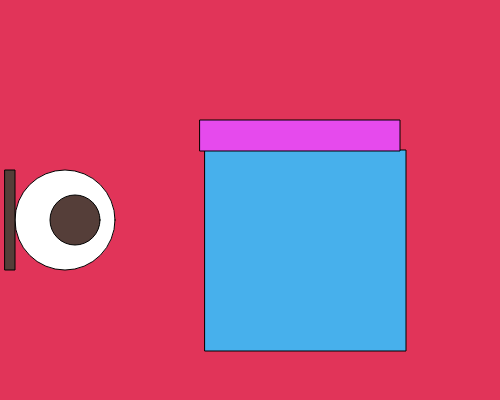
Frame 1 (no input)
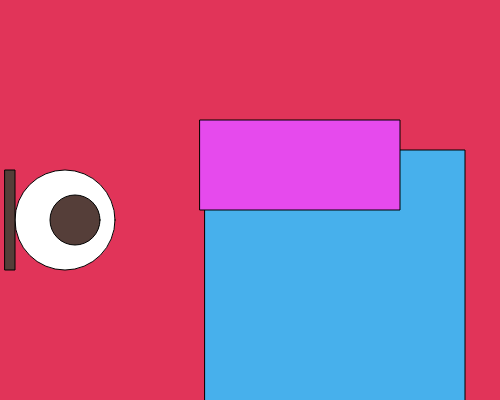
Frame 60 (no input)
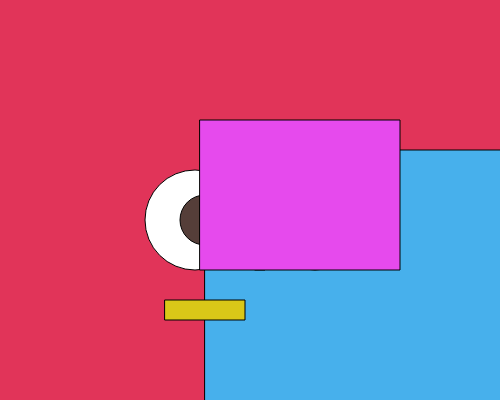
Frame 120 (the mouse pressed at the canvas centre since frame 60)

The p5.js sketch that drew these frames (run headless with seeded random() and noise() and a simulated clock; from frame 60 on, the mouse is pressed at the canvas centre):

// p5.js sketch
// ── sketch.js
/*
self portrait v3
by guadalupe ramirez
*/

//global scope
var x = 315; // character origin
var y = 210;
var faceSize = 200;

function setup() {
    createCanvas(500, 400);
}

function draw() {
    background(225, 52, 89);
    
    //face
    fill( 71, 176, 236);
    square(x-110, y-60, faceSize+ frameCount);//head
    
    var temp=x;
    x = mouseX;
    
    //eyes
    fill(255, 255, 255);
    circle(x-55, y+10, faceSize/2); // left
    
    circle(x+65, y+10, faceSize/2); //right
    fill(85, 62, 57);
    circle(x-45, y+10, faceSize/4); // left brown eyeball
    fill(85, 62, 57);
    circle(x+75, y+10, faceSize/4); //right brown eyeball
    //nose
    fill(85, 62, 57);
    rect(x+5, y-40, 10, faceSize/2); //nose
    //mouth
    fill(218, 200, 24);
    rect(x-85, y+90, faceSize/2-20,faceSize/10);//lips
     
    
     x  =  temp;
    
    //curtain
    fill(230, 74, 237);
    rect(x-115, y-90, faceSize, 30+ frameCount);
    
    circle(x, y, 0);
    
}
